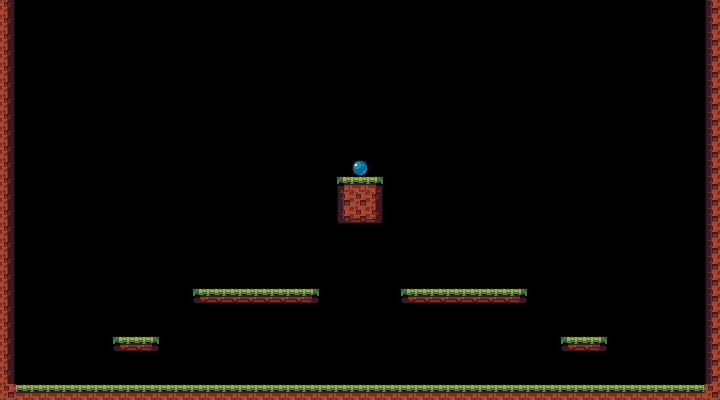

A level layout from a 2D game, rendered from its tile map. Below: a short description, then the map file with tile-grid data replaced by summaries:
An orthogonal 45x25 tile map with 16x16 px tiles, 1 tile layer (Layer1).

<map version="2017.05.26" orientation="orthogonal" renderorder="right-down" width="45" height="25" tilewidth="16" tileheight="16" nextobjectid="1">
 <tileset firstgid="1" source="platformertileset.tsx" />
 <layer name="Layer1" width="45" height="25">
  <data>[1125 cells, 125 non-empty, 13 distinct tile ids]</data>
 </layer>
</map>